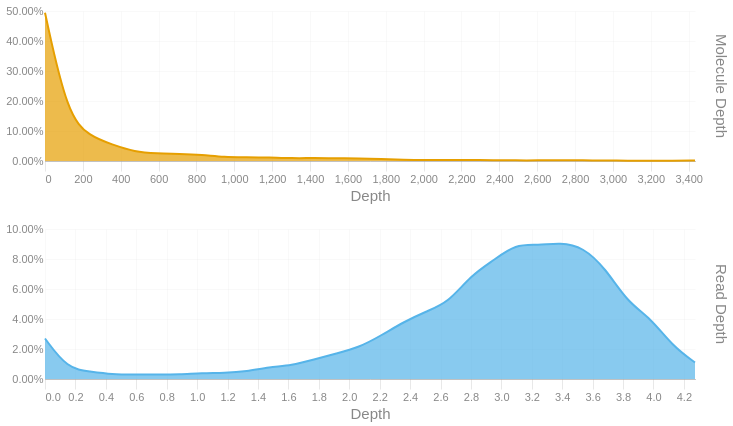

Write notebook code for a chart like this one.
### Code cell
readdep = depth_hist(tb['Read Depth'], q99, 3)
readdep = readdep.with_columns(pl.lit('Read Depth').alias('Metric'))
if not SKIPLR:
    moldep = depth_hist(tb['Molecule Depth'], mol_q99, 1)
    moldep = moldep.with_columns(pl.lit('Molecule Depth').alias('Metric'))
    _hist = pl.concat([readdep, moldep])
    _hist = _hist.filter(pl.col('Proportion') != 0)
    with SafeRender(_hist):
        (
            alt.Chart(_hist)        
            .mark_area(interpolate = "basis")
            .encode(
                x=alt.X('Bin:Q').scale(domainMin=0).axis(alt.Axis(title='Depth')),
                y = alt.Y('Proportion:Q', title = None).axis(format = '.2%'),
                color = alt.Color('Metric:N').legend(None),
                row = alt.Row("Metric:N").header(title = None, labelOrient = 'right'),
                tooltip = [
                    alt.Tooltip("Metric:N", title = "Metric"),
                    alt.Tooltip('Interval:N', title = "Depth Interval"),
                    alt.Tooltip('Proportion:Q', title = "% Alignments").format('.2%')
                ]
            )
            .resolve_scale(x='independent', y='independent')
            .properties(
                height = 150, width = 650,
                usermeta={'embedOptions': {'downloadFileName': f'{samplename}.depth.hist'}}
            )
        ).display()
else:
    readdep = readdep.filter(pl.col('Proportion') != 0)
    with SafeRender(readdep):
        (
            alt.Chart(readdep)        
            .mark_area(interpolate = "basis")
            .encode(
                x=alt.X('Bin:Q').scale(domainMin=0).axis(alt.Axis(title='Depth')),
                y = alt.Y('Proportion:Q', title = None).axis(format = '.2%'),
                tooltip = [
                    alt.Tooltip('Interval:N', title = "Depth Interval"),
                    alt.Tooltip('Proportion:Q', title = "% Alignments").format('.2%')
                ]
            )
            .properties(
                usermeta={'embedOptions': {'downloadFileName': f'{samplename}.depth.hist'}}
            )
        ).display()

### Figure 1 — Vega-Lite specification as saved in the notebook (floating-point values rounded to 4 significant figures)
{"width": 650, "height": 150, "config": {"title": {"anchor": "start", "dy": -15, "fontSize": 18, "color": "#888888", "subtitleColor": "#888888", "subtitleFontSize": 14}, "arc": {"fill": "#0072B2"}, "axis": {"domainColor": "#888888", "domainWidth": 0.5, "gridWidth": 0.2, "grid": false, "titleFontWeight": 400, "titleFontSize": 15, "labelFontSize": 11, "labelColor": "#888888", "tickColor": "#888888", "tickWidth": 0.2, "titleColor": "#888888"}, "axisBand": {"grid": false}, "axisX": {"grid": true, "tickSize": 10, "domainCap": "round"}, "axisY": {"domain": false, "grid": true, "tickSize": 0, "domainCap": "round"}, "background": "transparent", "header": {"labelFontSize": 15, "labelColor": "#888888", "titleFontSize": 15, "titleFontWeight": 600, "titleColor": "#888888"}, "legend": {"labelFont": "sans-serif", "labelFontSize": 12, "labelColor": "#888888", "symbolSize": 100, "symbolType": "circle", "titleFontSize": 12, "titlePadding": 10, "titleColor": "#888888", "title": null}, "range": {"category": ["#E69F00", "#56B4E9", "#009E73", "#F0E442", "#0072B2", "#D55E00", "#CC79A7", "#000000"], "diverging": ["#cfe8f3", "#a2d4ec", "#73bfe2", "#46abdb", "#1696d2", "#12719e"]}, "area": {"fill": "#0072B2", "fillOpacity": 0.7, "line": true, "strokeOpacity": 0.7}, "line": {"color": "#0072B2", "stroke": "#0072B2", "strokeWidth": 2}, "trail": {"color": "#0072B2", "stroke": "#0072B2", "strokeWidth": 0, "size": 1}, "point": {"filled": true, "fillOpacity": 1.0, "size": 95}, "text": {"color": "#888888", "fontSize": 11, "align": "right", "fontWeight": 400, "size": 11}, "bar": {"fill": "#0072B2", "stroke": null}, "view": {"stroke": null, "continuousWidth": 660, "continuousHeight": 400}}, "data": {"name": "data-8bf2a7ab561a223bc705e1ef23899b9e"}, "mark": {"type": "area", "interpolate": "basis"}, "encoding": {"color": {"field": "Metric", "legend": null, "type": "nominal"}, "row": {"field": "Metric", "header": {"title": null, "labelOrient": "right"}, "type": "nominal"}, "tooltip": [{"field": "Metric", "title": "Metric", "type": "nominal"}, {"field": "Interval", "title": "Depth Interval", "type": "nominal"}, {"field": "Proportion", "format": ".2%", "title": "% Alignments", "type": "quantitative"}], "x": {"axis": {"title": "Depth"}, "field": "Bin", "scale": {"domainMin": 0}, "type": "quantitative"}, "y": {"axis": {"format": ".2%"}, "field": "Proportion", "title": null, "type": "quantitative"}}, "resolve": {"scale": {"x": "independent", "y": "independent"}}, "usermeta": {"embedOptions": {"downloadFileName": "S3_Annapolis_282.depth.hist"}}, "$schema": "https://vega.github.io/schema/vega-lite/v6.1.0.json", "datasets": {"data-8bf2a7ab561a223bc705e1ef23899b9e": [{"Bin": 0.0, "Interval": "0.0-0.147", "Proportion": 0.027, "Metric": "Read Depth"}, {"Bin": 0.147, "Interval": "0.147-0.295", "Proportion": 0.007, "Metric": "Read Depth"}, {"Bin": 0.295, "Interval": "0.295-0.442", "Proportion": 0.005, "Metric": "Read Depth"}, {"Bin": 0.442, "Interval": "0.442-0.589", "Proportion": 0.003, "Metric": "Read Depth"}, {"Bin": 0.589, "Interval": "0.589-0.737", "Proportion": 0.003, "Metric": "Read Depth"}, {"Bin": 0.737, "Interval": "0.737-0.884", "Proportion": 0.003, "Metric": "Read Depth"}, {"Bin": 0.884, "Interval": "0.884-1.031", "Proportion": 0.003, "Metric": "Read Depth"}, {"Bin": 1.031, "Interval": "1.031-1.179", "Proportion": 0.004, "Metric": "Read Depth"}, {"Bin": 1.179, "Interval": "1.179-1.326", "Proportion": 0.004, "Metric": "Read Depth"}, {"Bin": 1.326, "Interval": "1.326-1.473", "Proportion": 0.005, "Metric": "Read Depth"}, {"Bin": 1.473, "Interval": "1.473-1.621", "Proportion": 0.008, "Metric": "Read Depth"}, {"Bin": 1.621, "Interval": "1.621-1.768", "Proportion": 0.009, "Metric": "Read Depth"}, {"Bin": 1.768, "Interval": "1.768-1.915", "Proportion": 0.013, "Metric": "Read Depth"}, {"Bin": 1.915, "Interval": "1.915-2.063", "Proportion": 0.017, "Metric": "Read Depth"}, {"Bin": 2.063, "Interval": "2.063-2.21", "Proportion": 0.021, "Metric": "Read Depth"}, {"Bin": 2.21, "Interval": "2.21-2.357", "Proportion": 0.029, "Metric": "Read Depth"}, {"Bin": 2.357, "Interval": "2.357-2.505", "Proportion": 0.038, "Metric": "Read Depth"}, {"Bin": 2.505, "Interval": "2.505-2.652", "Proportion": 0.045, "Metric": "Read Depth"}, {"Bin": 2.652, "Interval": "2.652-2.799", "Proportion": 0.051, "Metric": "Read Depth"}, {"Bin": 2.799, "Interval": "2.799-2.947", "Proportion": 0.069, "Metric": "Read Depth"}, {"Bin": 2.947, "Interval": "2.947-3.094", "Proportion": 0.079, "Metric": "Read Depth"}, {"Bin": 3.094, "Interval": "3.094-3.241", "Proportion": 0.09, "Metric": "Read Depth"}, {"Bin": 3.241, "Interval": "3.241-3.389", "Proportion": 0.089, "Metric": "Read Depth"}, {"Bin": 3.389, "Interval": "3.389-3.536", "Proportion": 0.091, "Metric": "Read Depth"}, {"Bin": 3.536, "Interval": "3.536-3.683", "Proportion": 0.088, "Metric": "Read Depth"}, {"Bin": 3.683, "Interval": "3.683-3.831", "Proportion": 0.074, "Metric": "Read Depth"}, {"Bin": 3.831, "Interval": "3.831-3.978", "Proportion": 0.051, "Metric": "Read Depth"}, {"Bin": 3.978, "Interval": "3.978-4.125", "Proportion": 0.041, "Metric": "Read Depth"}, {"Bin": 4.125, "Interval": "4.125-4.273", "Proportion": 0.022, "Metric": "Read Depth"}, {"Bin": 4.273, "Interval": "4.273-4.42", "Proportion": 0.011, "Metric": "Read Depth"}, {"Bin": 0.0, "Interval": "0.0-118.4", "Proportion": 0.494, "Metric": "Molecule Depth"}, {"Bin": 118.4, "Interval": "118.4-236.8", "Proportion": 0.153, "Metric": "Molecule Depth"}, {"Bin": 236.8, "Interval": "236.8-355.2", "Proportion": 0.082, "Metric": "Molecule Depth"}, {"Bin": 355.2, "Interval": "355.2-473.6", "Proportion": 0.055, "Metric": "Molecule Depth"}, {"Bin": 473.6, "Interval": "473.6-592.0", "Proportion": 0.03, "Metric": "Molecule Depth"}, {"Bin": 592.0, "Interval": "592.0-710.4", "Proportion": 0.025, "Metric": "Molecule Depth"}, {"Bin": 710.4, "Interval": "710.4-828.8", "Proportion": 0.024, "Metric": "Molecule Depth"}, {"Bin": 828.8, "Interval": "828.8-947.2", "Proportion": 0.021, "Metric": "Molecule Depth"}, {"Bin": 947.2, "Interval": "947.2-1065.6", "Proportion": 0.013, "Metric": "Molecule Depth"}, {"Bin": 1066.0, "Interval": "1065.6-1184.0", "Proportion": 0.013, "Metric": "Molecule Depth"}, {"Bin": 1184.0, "Interval": "1184.0-1302.4", "Proportion": 0.012, "Metric": "Molecule Depth"}, {"Bin": 1302.0, "Interval": "1302.4-1420.8", "Proportion": 0.009, "Metric": "Molecule Depth"}, {"Bin": 1421.0, "Interval": "1420.8-1539.2", "Proportion": 0.01, "Metric": "Molecule Depth"}, {"Bin": 1539.0, "Interval": "1539.2-1657.6", "Proportion": 0.009, "Metric": "Molecule Depth"}, {"Bin": 1658.0, "Interval": "1657.6-1776.0", "Proportion": 0.009, "Metric": "Molecule Depth"}, {"Bin": 1776.0, "Interval": "1776.0-1894.4", "Proportion": 0.007, "Metric": "Molecule Depth"}, {"Bin": 1894.0, "Interval": "1894.4-2012.8", "Proportion": 0.004, "Metric": "Molecule Depth"}, {"Bin": 2013.0, "Interval": "2012.8-2131.2", "Proportion": 0.003, "Metric": "Molecule Depth"}, {"Bin": 2131.0, "Interval": "2131.2-2249.6", "Proportion": 0.003, "Metric": "Molecule Depth"}, {"Bin": 2250.0, "Interval": "2249.6-2368.0", "Proportion": 0.003, "Metric": "Molecule Depth"}, {"Bin": 2368.0, "Interval": "2368.0-2486.4", "Proportion": 0.003, "Metric": "Molecule Depth"}, {"Bin": 2486.0, "Interval": "2486.4-2604.8", "Proportion": 0.002, "Metric": "Molecule Depth"}, {"Bin": 2605.0, "Interval": "2604.8-2723.2", "Proportion": 0.002, "Metric": "Molecule Depth"}, {"Bin": 2723.0, "Interval": "2723.2-2841.6", "Proportion": 0.003, "Metric": "Molecule Depth"}, {"Bin": 2842.0, "Interval": "2841.6-2960.0", "Proportion": 0.002, "Metric": "Molecule Depth"}, {"Bin": 2960.0, "Interval": "2960.0-3078.4", "Proportion": 0.002, "Metric": "Molecule Depth"}, {"Bin": 3078.0, "Interval": "3078.4-3196.8", "Proportion": 0.001, "Metric": "Molecule Depth"}, {"Bin": 3197.0, "Interval": "3196.8-3315.2", "Proportion": 0.001, "Metric": "Molecule Depth"}, {"Bin": 3315.0, "Interval": "3315.2-3433.6", "Proportion": 0.001, "Metric": "Molecule Depth"}, {"Bin": 3434.0, "Interval": "3433.6-3552.02", "Proportion": 0.002, "Metric": "Molecule Depth"}]}}
